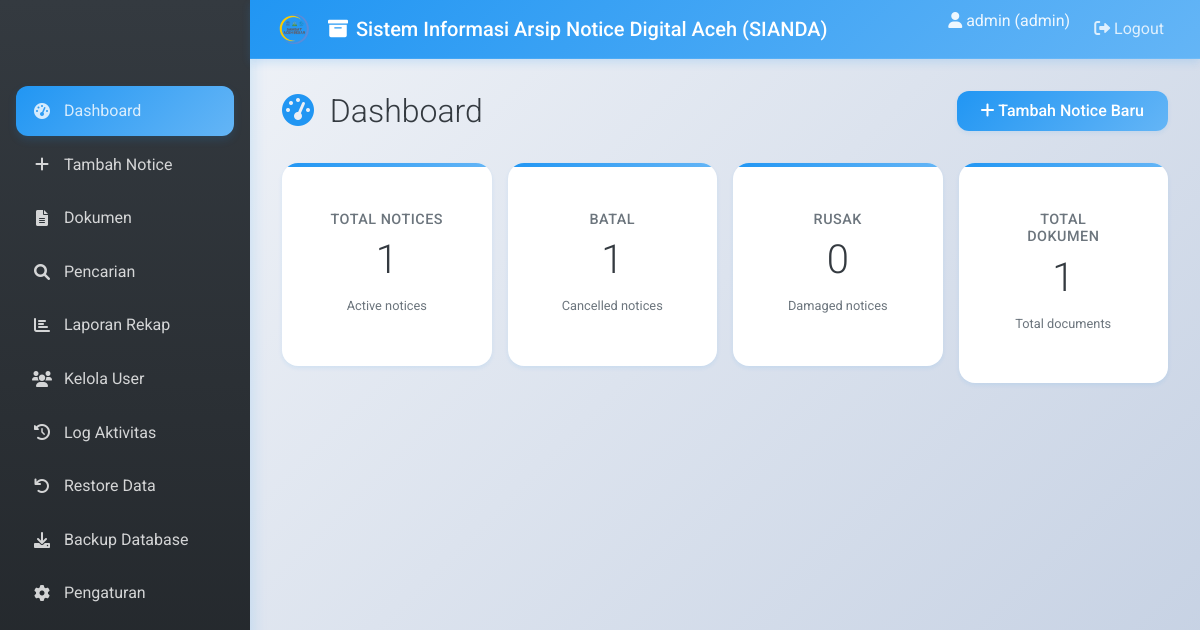
/index.php (signed in), run on the app's committed database.
### tables this page shows
CREATE TABLE `settings` (
  `id` int(11) NOT NULL AUTO_INCREMENT,
  `app_title` varchar(255) NOT NULL DEFAULT 'Sistem Informasi Arsip Notice Digital Aceh',
  `logo_path` varchar(255) DEFAULT NULL,
  PRIMARY KEY (`id`)
);

### index.php (the view, shortened to what this page needs)
<?php
include 'db.php';
$sql_settings = "SELECT * FROM settings WHERE id = 1";
$result_settings = mysqli_query($conn, $sql_settings);
$settings = mysqli_fetch_assoc($result_settings);
$sql = "SELECT * FROM notices WHERE status = 'active' ORDER BY id DESC";
$result = mysqli_query($conn, $sql);
$filter_year = isset($_GET['year']) ? $_GET['year'] : date('Y');
$where_clause = "status = 'active'";
if ($filter_year) {
    $where_clause .= " AND YEAR(tanggal_penetapan) = '$filter_year'";
}
$sql_batal = "SELECT COUNT(*) as count FROM notices WHERE $where_clause AND keterangan_rusak = 'Batal'";
$result_batal = mysqli_query($conn, $sql_batal);
$row_batal = mysqli_fetch_assoc($result_batal);
$count_batal = $row_batal['count'];
$sql_rusak = "SELECT COUNT(*) as count FROM notices WHERE $where_clause AND keterangan_rusak = 'Rusak'";
$result_rusak = mysqli_query($conn, $sql_rusak);
$row_rusak = mysqli_fetch_assoc($result_rusak);
$count_rusak = $row_rusak['count'];
?>
<!DOCTYPE html>
<html lang="en">
<head>
    <link href="https://cdn.jsdelivr.net/npm/bootstrap@5.1.3/dist/css/bootstrap.min.css" rel="stylesheet">
    <link rel="stylesheet" href="https://cdnjs.cloudflare.com/ajax/libs/font-awesome/6.0.0/css/all.min.css">
    <link href="assets/css/style.css" rel="stylesheet">
</head>
<body>
    <nav class="navbar navbar-expand-lg navbar-dark">
        <div class="container-fluid">
            <a class="navbar-brand" href="#">
                <?php if ($settings['logo_path']) { ?>
                    <img src="uploads/<?php echo $settings['logo_path']; ?>" alt="Logo" style="height: 30px; margin-right: 10px;">
                <?php } ?>
                <i class="fas fa-archive"></i> <?php echo $settings['app_title']; ?>
            </a>
            <div class="collapse navbar-collapse" id="navbarNav">
                <ul class="navbar-nav ms-auto">
                    <li class="nav-item">
                        <span class="navbar-text me-3">
                            <i class="fas fa-user"></i> <?php echo $_SESSION['username']; ?> (<?php echo $_SESSION['role']; ?>)
                        </span>
                    </li>
                    <li class="nav-item">
                        <a class="nav-link" href="logout.php"><i class="fas fa-sign-out-alt"></i> Logout</a>
                    </li>
                </ul>
            </div>
        </div>
    </nav>
    <div class="sidebar">
        <nav class="nav flex-column">
            <a class="nav-link active" href="index.php"><i class="fas fa-tachometer-alt"></i> Dashboard</a>
            <a class="nav-link" href="add.php"><i class="fas fa-plus"></i> Tambah Notice</a>
            <a class="nav-link" href="dokumen.php"><i class="fas fa-file-alt"></i> Dokumen</a>
            <a class="nav-link" href="report.php"><i class="fas fa-search"></i> Pencarian</a>
            <a class="nav-link" href="rekap.php"><i class="fas fa-chart-bar"></i> Laporan Rekap</a>
            <?php if ($_SESSION['role'] == 'admin') { ?>
                <a class="nav-link" href="users.php"><i class="fas fa-users"></i> Kelola User</a>
                <a class="nav-link" href="logs.php"><i class="fas fa-history"></i> Log Aktivitas</a>
                <a class="nav-link" href="restore.php"><i class="fas fa-undo"></i> Restore Data</a>
                <a class="nav-link" href="backup.php"><i class="fas fa-download"></i> Backup Database</a>
                <a class="nav-link" href="settings.php"><i class="fas fa-cog"></i> Pengaturan</a>
            <?php } ?>
        </nav>
    </div>
    <div class="main-content">
        <div class="page-header">
            <h1 class="page-title"><i class="fas fa-tachometer-alt"></i> Dashboard</h1>
            <a href="add.php" class="btn btn-primary"><i class="fas fa-plus"></i> Tambah Notice Baru</a>
        </div>
        <div class="row g-3 mb-4">
            <div class="col-md-3">
                <div class="card stats-card">
                    <div class="card-body">
                        <h5 class="card-title">TOTAL NOTICES</h5>
                        <h2><?php echo $count_batal + $count_rusak; ?></h2>
                        <small class="text-muted">Active notices</small>
                    </div>
                </div>
            </div>
            <div class="col-md-3">
                <div class="card stats-card">
                    <div class="card-body">
                        <h5 class="card-title">BATAL</h5>
                        <h2><?php echo $count_batal; ?></h2>
                        <small class="text-muted">Cancelled notices</small>
                    </div>
                </div>
            </div>
            <div class="col-md-3">
                <div class="card stats-card">
                    <div class="card-body">
                        <h5 class="card-title">RUSAK</h5>
                        <h2><?php echo $count_rusak; ?></h2>
                        <small class="text-muted">Damaged notices</small>
                    </div>
                </div>
            </div>
            <div class="col-md-3">
                <div class="card stats-card">
                    <div class="card-body">
                        <h5 class="card-title">TOTAL DOKUMEN</h5>
                        <h2><?php echo mysqli_num_rows($result); ?></h2>
                        <small class="text-muted">Total documents</small>
                    </div>
                </div>
            </div>
        </div>
    </div>
</body>
</html>

### assets/css/style.css (style rules this page uses)
:root { --primary-color: #2196f3; --primary-light: #64b5f6; --primary-dark: #1976d2; --secondary-color: #ff9800; --secondary-light: #ffb74d; --secondary-dark: #f57c00; --success-color: #4caf50; --info-color: #00bcd4; --warning-color: #ff9800; --danger-color: #f44336; --gray-100: #f8f9fa; --gray-200: #e9ecef; --gray-300: #dee2e6; --gray-400: #ced4da; --gray-500: #adb5bd; --gray-600: #6c757d; --gray-700: #495057; --gray-800: #343a40; --gray-900: #212529; --white: #ffffff; --black: #000000; --shadow-light: 0 2px 4px rgba(33, 150, 243, 0.1); --shadow-medium: 0 4px 8px rgba(33, 150, 243, 0.15); --shadow-heavy: 0 8px 16px rgba(33, 150, 243, 0.2); --border-radius: 12px; --border-radius-lg: 16px; --transition: all 0.3s cubic-bezier(0.4, 0, 0.2, 1); }
* { box-sizing: border-box; }
body { font-family: 'Roboto', 'Segoe UI', Tahoma, Geneva, Verdana, sans-serif; background: linear-gradient(135deg, #f5f7fa 0%, #c3cfe2 100%); color: var(--gray-700); line-height: 1.6; margin: 0; padding: 0; min-height: 100vh; }
.navbar { background: linear-gradient(135deg, var(--primary-color) 0%, var(--primary-light) 100%); box-shadow: var(--shadow-medium); backdrop-filter: blur(10px); border-bottom: 1px solid rgba(255, 255, 255, 0.1); margin-left: 250px; width: calc(100% - 250px); z-index: 1100; padding: 0.5rem 1rem; }
.navbar-brand { font-weight: 500; color: var(--white) !important; font-size: 1.25rem; display: flex; align-items: center; gap: 0.5rem; white-space: normal; overflow: visible; text-overflow: unset; max-width: none; }
.navbar-brand img { height: 32px; width: 32px; border-radius: 8px; object-fit: cover; }
.navbar-text { color: rgba(255, 255, 255, 0.9) !important; font-weight: 400; }
.nav-link { color: rgba(255, 255, 255, 0.8) !important; font-weight: 400; transition: var(--transition); border-radius: 8px; padding: 0.5rem 1rem; }
.sidebar { height: 100vh; background: linear-gradient(180deg, var(--gray-800) 0%, var(--gray-900) 100%); color: var(--white); position: fixed; top: 0; left: 0; width: 250px; padding-top: 70px; z-index: 1000; box-shadow: var(--shadow-heavy); overflow-y: auto; }
.sidebar .nav { padding: 1rem; }
.sidebar .nav-link { color: var(--gray-400); padding: 0.75rem 1rem; margin-bottom: 0.25rem; transition: var(--transition); border-radius: var(--border-radius); font-weight: 400; display: flex; align-items: center; gap: 0.75rem; position: relative; }
.sidebar .nav-link.active { color: var(--white); background: linear-gradient(135deg, var(--primary-color) 0%, var(--primary-light) 100%); box-shadow: var(--shadow-medium); }
.sidebar .nav-link i { width: 20px; text-align: center; }
.main-content { margin-left: 250px; padding: 2rem; min-height: calc(100vh - 70px); }
.page-header { margin-bottom: 2rem; display: flex; justify-content: space-between; align-items: center; flex-wrap: wrap; gap: 1rem; }
.page-title { font-size: 2rem; font-weight: 300; color: var(--gray-800); margin: 0; }
.page-title i { color: var(--primary-color); margin-right: 0.5rem; }
.card { background: var(--white); border: none; border-radius: var(--border-radius-lg); box-shadow: var(--shadow-light); margin-bottom: 1.5rem; transition: var(--transition); overflow: hidden; }
.card-body { padding: 1.5rem; }
.card-title { font-size: 1.1rem; font-weight: 500; color: var(--gray-800); margin-bottom: 1rem; }
.stats-card { text-align: center; padding: 1.5rem; position: relative; overflow: hidden; }
.stats-card::before { content: ''; position: absolute; top: 0; left: 0; right: 0; height: 4px; background: linear-gradient(90deg, var(--primary-color), var(--primary-light)); }
.stats-card .card-title { font-size: 0.9rem; color: var(--gray-600); margin-bottom: 0.5rem; text-transform: uppercase; letter-spacing: 0.5px; }
.stats-card h2 { font-size: 2.5rem; font-weight: 300; margin: 0.5rem 0; color: var(--gray-800); }
.stats-card small { color: var(--gray-500); font-size: 0.8rem; }
.btn { border-radius: var(--border-radius); font-weight: 500; padding: 0.5rem 1.5rem; transition: var(--transition); border: none; position: relative; overflow: hidden; }
.btn::before { content: ''; position: absolute; top: 50%; left: 50%; width: 0; height: 0; background: rgba(255, 255, 255, 0.2); border-radius: 50%; transform: translate(-50%, -50%); transition: width 0.6s, height 0.6s; }
.btn-primary { background: linear-gradient(135deg, var(--primary-color) 0%, var(--primary-light) 100%); color: var(--white); box-shadow: var(--shadow-light); }

### data on the page
settings: logo_path (picture), app_title "Sistem Informasi Arsip Notice Digital Aceh (SIANDA)"

### other printed values
$_SESSION['username'] "admin"
$_SESSION['role'] "admin"
$count_batal + $count_rusak "1"
$count_batal "1"
$count_rusak "0"
mysqli_num_rows($result) "1"
